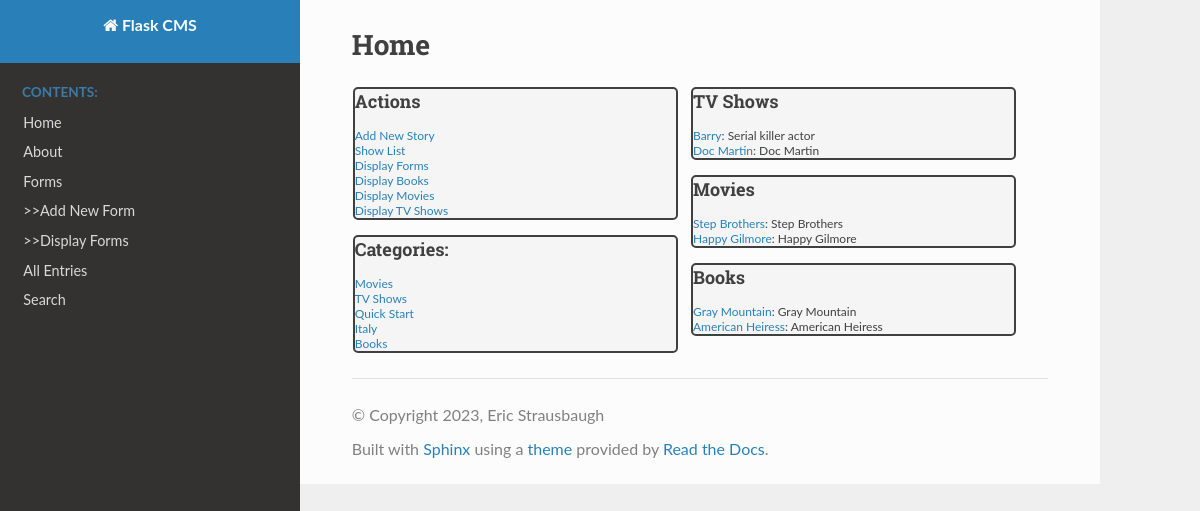
The page / on the database its author committed.
### tables this page shows
CREATE TABLE dita (ID INTEGER PRIMARY KEY, title TEXT, form_name TEXT, short_desc TEXT, category1 TEXT, category2 TEXT, text1 TEXT, text1n TEXT, text2 TEXT, text2n TEXT, text3 TEXT, text3n TEXT, text4 TEXT, text4n TEXT, text5 TEXT, text5n TEXT, file1 TEXT, file1n TEXT, file2 TEXT, file2n TEXT, content TEXT, created_at TEXT, updated_at TEXT);

### flask_cms.py (the view)
@app.route('/')
def home():
   con = sql.connect("database.db")
   con.row_factory = sql.Row
   tcat = "tv_shows"
   tyear = "2023"
   cur = con.cursor()
   cur.execute("select * from dita where category1=? and text5=?", (tcat, tyear,))
   rows = cur.fetchall();
   tcat = "movies"
   tyear = "2023"
   cur = con.cursor()
   cur.execute("select * from dita where category1=? and text5=?", (tcat, tyear,))
   brows = cur.fetchall();
   tcat = "books"
   tyear = "2023"
   cur = con.cursor()
   cur.execute("select * from dita where category1=? and text5=?", (tcat, tyear,))
   crows = cur.fetchall();
   return render_template('home.html', rows = rows, brows = brows, crows = crows)

### templates/home.html
{% extends "layout.html" %}
{% block content %}
<h1>Home</h1>
  <table>
      <tr>
          <td>
            <div class="home">
                <div id="menu" style="background-color:WhiteSmoke;width:325px;border:2px solid;border-radius:5px;font-size:12px;">
                    <h2>Actions</h2>
                    <a href="{{ url_for('new_student') }}">Add New Story</a><br>
                    <a href="{{ url_for('list') }}">Show List</a><br>
                    <a href="{{ url_for('list1') }}?category1=form">Display Forms</a><br>
                    <a href="{{ url_for('list1') }}?category1=books">Display Books</a><br>
                    <a href="{{ url_for('list1') }}?category1=movies">Display Movies</a><br>
                    <a href="{{ url_for('list1') }}?category1=tv_shows">Display TV Shows</a><br>
                </div>
                <br />
                <div id="menu" style="background-color:WhiteSmoke;width:325px;border:2px solid;border-radius:5px;font-size:12px;">
                    <h2>Categories:</h2>
                    <a href="static/movies/_build/html/index.html">Movies</a><br>
                    <a href="static/tv_shows/_build/html/index.html">TV Shows</a><br>
                    <a href="static/quickstart/_build/html/index.html">Quick Start</a><br>
                    <a href="static/italy/_build/html/index.html">Italy</a><br>
                    <a href="static/books/_build/html/index.html">Books</a><br>
                </div>
            </div>
          </td>
          <td>&nbsp;&nbsp;&nbsp;</td>
          <td>
            <div id="menu" style="background-color:WhiteSmoke;width:325px;border:2px solid;border-radius:5px;font-size:12px;">
                <h2>TV Shows</h2>
               <ol>
                {% for row in rows %}
                <li><a href="/edit?id={{row["id"]}}">{{row["title"]}}</a>: {{row["short_desc"]}}</li>
                {% endfor %}
               </ol>
            </div>
<br>
            <div id="menu" style="background-color:WhiteSmoke;width:325px;border:2px solid;border-radius:5px;font-size:12px;">
                <h2>Movies</h2>
               <ol>
                {% for row in brows %}
                <li><a href="/edit?id={{row["id"]}}">{{row["title"]}}</a>: {{row["short_desc"]}}</li>
                {% endfor %}
               </ol>
            </div>
            <br>
            <div id="menu" style="background-color:WhiteSmoke;width:325px;border:2px solid;border-radius:5px;font-size:12px;">
                <h2>Books</h2>
               <ol>
                {% for row in crows %}
                <li><a href="/edit?id={{row["id"]}}">{{row["title"]}}</a>: {{row["short_desc"]}}</li>
                {% endfor %}
               </ol>
            </div>
          </td>
        </tr>
    </table>
{% endblock %}

### templates/layout.html (shortened to what this page needs)
<!DOCTYPE html>
<html>
  <head>
  <link rel="stylesheet" href="{{ url_for('static', filename='_static/css/theme.css') }}" type="text/css" />
  <link rel="stylesheet" href="{{ url_for('static', filename='_static/pygments.css') }}" type="text/css" />
</head>
<body class="wy-body-for-nav">
  <div class="wy-grid-for-nav">
    <nav data-toggle="wy-nav-shift" class="wy-nav-side">
      <div class="wy-side-scroll">
        <div class="wy-side-nav-search" >
            <a href="#" class="icon icon-home"> Flask CMS
          </a>
        </div>
        <div class="wy-menu wy-menu-vertical" data-spy="affix" role="navigation" aria-label="main navigation">
              <p class="caption"><span class="caption-text">Contents:</span></p>
<ul class="current">
<li class="toctree-l1"><a href="{{ url_for('home') }}">Home</a></li>
<li class="toctree-l1"><a href="{{ url_for('about') }}">About</a></li>
<li class="toctree-l1"><a class="reference internal" href="/list1?category1=form">Forms</a></li>
<li class="toctree-l1"><a class="reference internal" href="/enternew">&gt;&gt;Add New Form</span></a></li>
<li class="toctree-l1"><a href="/list1?category1=form">&gt;&gt;Display Forms</span></a></li>
<li class="toctree-l1"><a href="/list">All Entries</a></li>
<li class="toctree-l1"><a href="/search1">Search</a></li>
</ul>
        </div>
      </div>
    </nav>
    <section data-toggle="wy-nav-shift" class="wy-nav-content-wrap">
      <div class="wy-nav-content">
    <div class="rst-content">
      {% block content %}
      {% endblock %}
    </div>
	<footer>
  <hr/>
  <div role="contentinfo">
    <p>
        &copy; Copyright 2023, Eric Strausbaugh
    </p>
  </div>
  Built with <a href="http://sphinx-doc.org/">Sphinx</a> using a <a href="https://github.com/rtfd/sphinx_rtd_theme">theme</a> provided by <a href="https://readthedocs.org">Read the Docs</a>.
</footer>
  </body>
</html>

### templates/layout.html (style rules this page uses)
table { font-size: 9pt; }

### rows shown on the page
dita: title "Barry", short_desc "Serial killer actor"
dita: title "Doc Martin", short_desc "Doc Martin"
dita: title "Step Brothers", short_desc "Step Brothers"
dita: title "Happy Gilmore", short_desc "Happy Gilmore"
dita: title "Gray Mountain", short_desc "Gray Mountain"
dita: title "American Heiress", short_desc "American Heiress"
